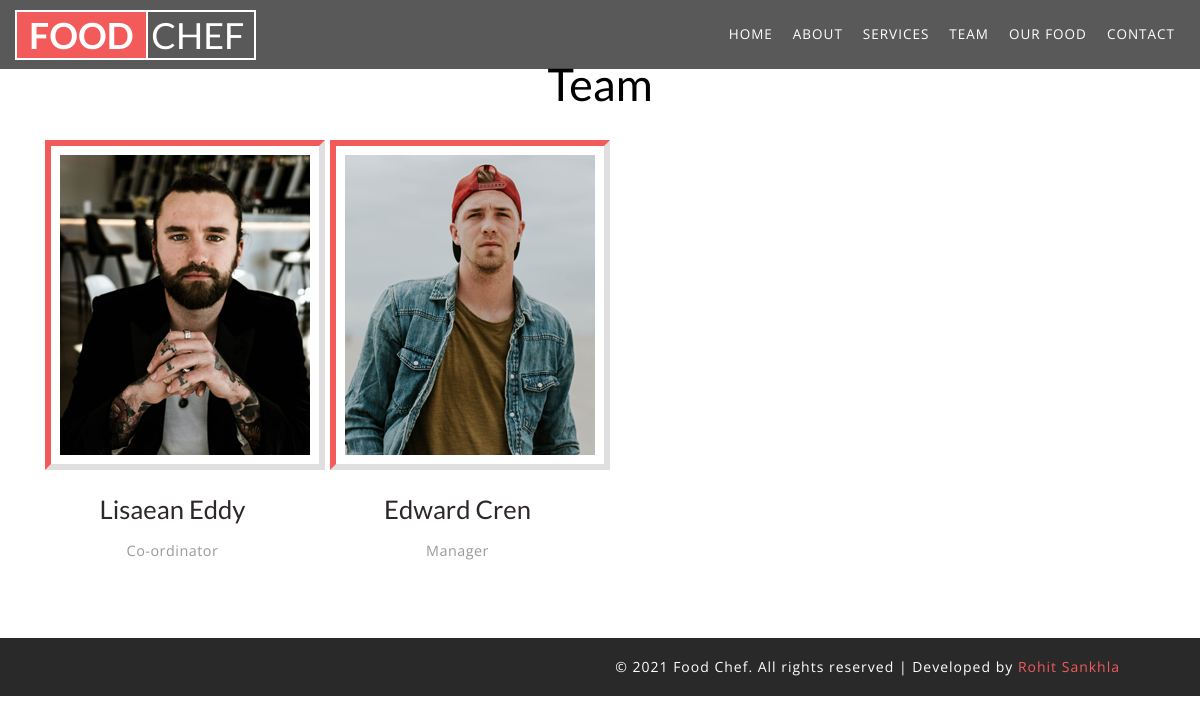
The app's page /team with its own data.
### tables this page shows
CREATE TABLE `team` (
  `id` int(5) NOT NULL,
  `name` varchar(100) DEFAULT NULL,
  `title` text DEFAULT NULL,
  `photo` text DEFAULT NULL
);

### libs/Db.php (called while the page is built, shortened)
<?php
class Db{
	function __construct(){
		$this->con=mysqli_connect(HOSTNAME,USERNAME,PASSWORD,DB);
	}
	function fetchAll($sql){
		return mysqli_fetch_all(mysqli_query($this->con,$sql),MYSQLI_ASSOC);
	}
}
 ?>

### modules/team/index.php (the view, shortened to what this page needs)
<div class="team" id="team">
	<div class="container">
		<div class="heading">
			<h3 data-aos="zoom-in" >Team</h3>
		</div>
		<div class="agile_team_grids">
			<?php
			$team_data=$dbobj->fetchAll("select * from team");
			foreach ($team_data as $team_value) {
			?>
			<div data-aos="fade-up" class="col-md-3 agile_team_grid">
				<div class="ih-item circle effect1">
					<div class="img"><img src="<?php echo BASEURL."admin/public/images/$team_value[photo]";?>" alt=" " class="img-responsive" /></div>
				</div>
				<h4><?php echo $team_value['name'];?></h4>
				<p><?php echo $team_value['title']; ?></p>
			</div>
			<?php } ?>
		</div>
			<div class="clearfix"> </div>
	</div>
</div>

### public/css/lightbox.css (style rules this page uses)
body:after { content: url(../images/close.png) url(../images/prev.png) url(../images/next.png); display: none; }

### public/css/style.css (style rules this page uses)
html, body { font-size: 100%; font-family: 'Open Sans', sans-serif; background:#ffffff; margin: 0; }
p,ul li,ol li { margin:0; font-size:15px; }
h1,h2,h3,h4,h5,h6 { margin:0; font-family: 'Lato', sans-serif; }
img { width:100%; }
.heading h2,.heading h3 { text-align: center; font-size: 45px; color: #000; margin-bottom: 30px; }
.team { overflow: hidden; padding: 60px 0px; }
.agile_team_grid { text-align: center; position: relative; }
.agile_team_grid h4 { font-size: 1.6em; color: #2d2727; margin: 1em 0 .2em; }
.agile_team_grid p { margin: 1em 0; text-align: center; line-height: 1.8em; color: #999; letter-spacing: .5px; font-size: .9em; }
.ih-item { position: relative; -webkit-transition: all 0.35s ease-in-out; -moz-transition: all 0.35s ease-in-out; transition: all 0.35s ease-in-out; }
.ih-item, .ih-item * { -webkit-box-sizing: border-box; -moz-box-sizing: border-box; box-sizing: border-box; }
.ih-item img { width: 100%; }
.ih-item.circle,.ih-item.circle .img { position: relative; }
.ih-item.circle, .ih-item.circle .img, .ih-item.circle.effect1 .spinner { width: 280px; height: 330px; margin: 0 auto; }
.ih-item.circle .img:before { position: absolute; display: block; content: ''; width: 100%; height: 100%; -webkit-box-shadow: inset 0 0 0 16px rgba(255, 255, 255, 0.6), 0 1px 2px rgba(0, 0, 0, 0.3); -moz-box-shadow: inset 0 0 0 16px rgba(255, 255, 255, 0.6), 0 1px 2px rgba(0, 0, 0, 0.3); box-shadow: inset 0 0 0 16px rgba(255, 255, 255, 0.6), 0 1px 2px rgba(0, 0, 0, 0.3); -webkit-transition: all 0.35s ease-in-out; -moz-transition: all 0.35s ease-in-out; transition: all 0.35s ease-in-out; }
.ih-item.circle.effect1 .img { position: absolute; top: 15px; bottom: 15px; left: 15px; right: 15px; width: auto; height: auto; }
.ih-item.circle.effect1 .img:before { display: none; }

### records on screen
team: photo (picture), name "Lisaean Eddy", title "Co-ordinator"
team: photo (picture), name "Edward Cren", title "Manager"
